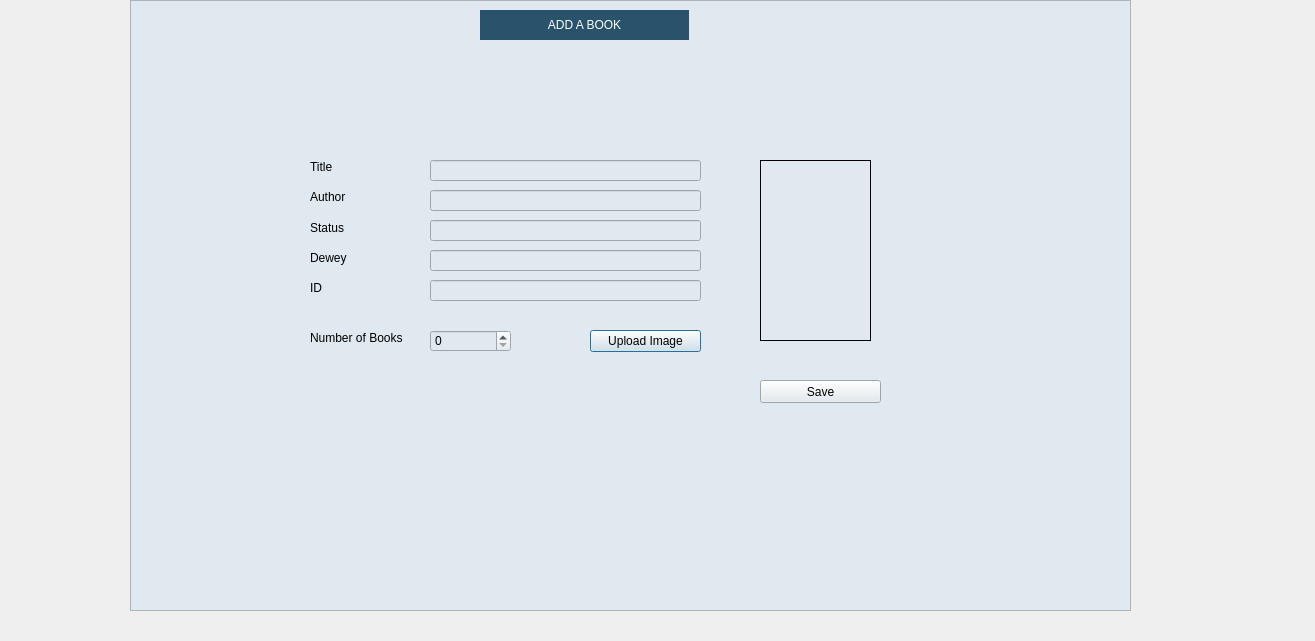
<?xml version="1.0" encoding="UTF-8"?>
<ui version="4.0">
 <class>AddBook</class>
 <widget class="QDialog" name="AddBook">
  <property name="geometry">
   <rect>
    <x>0</x>
    <y>0</y>
    <width>1315</width>
    <height>641</height>
   </rect>
  </property>
  <property name="windowTitle">
   <string>Dialog</string>
  </property>
  <widget class="QFrame" name="frame">
   <property name="geometry">
    <rect>
     <x>130</x>
     <y>0</y>
     <width>1001</width>
     <height>611</height>
    </rect>
   </property>
   <property name="styleSheet">
    <string notr="true">background-color: rgb(223, 233, 239);</string>
   </property>
   <property name="frameShape">
    <enum>QFrame::StyledPanel</enum>
   </property>
   <property name="frameShadow">
    <enum>QFrame::Plain</enum>
   </property>
   <widget class="QLineEdit" name="txtaddauthor">
    <property name="geometry">
     <rect>
      <x>300</x>
      <y>190</y>
      <width>271</width>
      <height>21</height>
     </rect>
    </property>
   </widget>
   <widget class="QLineEdit" name="txtadddewey">
    <property name="geometry">
     <rect>
      <x>300</x>
      <y>250</y>
      <width>271</width>
      <height>21</height>
     </rect>
    </property>
   </widget>
   <widget class="QPushButton" name="btnloadbookimage">
    <property name="geometry">
     <rect>
      <x>460</x>
      <y>330</y>
      <width>111</width>
      <height>22</height>
     </rect>
    </property>
    <property name="text">
     <string>Upload Image</string>
    </property>
   </widget>
   <widget class="QLabel" name="addbookimagebox">
    <property name="geometry">
     <rect>
      <x>630</x>
      <y>160</y>
      <width>111</width>
      <height>181</height>
     </rect>
    </property>
    <property name="frameShape">
     <enum>QFrame::Box</enum>
    </property>
    <property name="text">
     <string/>
    </property>
   </widget>
   <widget class="QLineEdit" name="txtaddid">
    <property name="geometry">
     <rect>
      <x>300</x>
      <y>280</y>
      <width>271</width>
      <height>21</height>
     </rect>
    </property>
   </widget>
   <widget class="QLineEdit" name="txtaddbook">
    <property name="geometry">
     <rect>
      <x>300</x>
      <y>160</y>
      <width>271</width>
      <height>21</height>
     </rect>
    </property>
   </widget>
   <widget class="QLabel" name="label">
    <property name="geometry">
     <rect>
      <x>180</x>
      <y>160</y>
      <width>47</width>
      <height>14</height>
     </rect>
    </property>
    <property name="text">
     <string>Title</string>
    </property>
   </widget>
   <widget class="QLabel" name="label_3">
    <property name="geometry">
     <rect>
      <x>180</x>
      <y>220</y>
      <width>47</width>
      <height>16</height>
     </rect>
    </property>
    <property name="text">
     <string>Status</string>
    </property>
   </widget>
   <widget class="QLabel" name="label_4">
    <property name="geometry">
     <rect>
      <x>180</x>
      <y>250</y>
      <width>47</width>
      <height>16</height>
     </rect>
    </property>
    <property name="text">
     <string>Dewey</string>
    </property>
   </widget>
   <widget class="QLabel" name="label_2">
    <property name="geometry">
     <rect>
      <x>180</x>
      <y>190</y>
      <width>47</width>
      <height>14</height>
     </rect>
    </property>
    <property name="text">
     <string>Author</string>
    </property>
   </widget>
   <widget class="QLabel" name="label_5">
    <property name="geometry">
     <rect>
      <x>180</x>
      <y>280</y>
      <width>47</width>
      <height>16</height>
     </rect>
    </property>
    <property name="text">
     <string>ID</string>
    </property>
   </widget>
   <widget class="QLineEdit" name="txtaddStatus">
    <property name="geometry">
     <rect>
      <x>300</x>
      <y>220</y>
      <width>271</width>
      <height>21</height>
     </rect>
    </property>
   </widget>
   <widget class="QLabel" name="LibraryTitle_3">
    <property name="geometry">
     <rect>
      <x>350</x>
      <y>10</y>
      <width>209</width>
      <height>30</height>
     </rect>
    </property>
    <property name="maximumSize">
     <size>
      <width>16777215</width>
      <height>30</height>
     </size>
    </property>
    <property name="styleSheet">
     <string notr="true">background: rgba(40, 83, 107, 1);
font: 75 9pt &quot;Yu Gothic UI&quot;;
color: white;</string>
    </property>
    <property name="text">
     <string>ADD A BOOK</string>
    </property>
    <property name="alignment">
     <set>Qt::AlignCenter</set>
    </property>
   </widget>
   <widget class="QSplitter" name="splitter">
    <property name="geometry">
     <rect>
      <x>630</x>
      <y>380</y>
      <width>121</width>
      <height>23</height>
     </rect>
    </property>
    <property name="orientation">
     <enum>Qt::Horizontal</enum>
    </property>
    <widget class="QPushButton" name="btnsavebook">
     <property name="text">
      <string>Save</string>
     </property>
    </widget>
   </widget>
   <widget class="QLabel" name="label_6">
    <property name="geometry">
     <rect>
      <x>180</x>
      <y>330</y>
      <width>101</width>
      <height>16</height>
     </rect>
    </property>
    <property name="text">
     <string>Number of Books</string>
    </property>
   </widget>
   <widget class="QSpinBox" name="spinQty">
    <property name="geometry">
     <rect>
      <x>300</x>
      <y>330</y>
      <width>81</width>
      <height>22</height>
     </rect>
    </property>
   </widget>
  </widget>
 </widget>
 <resources/>
 <connections/>
</ui>
